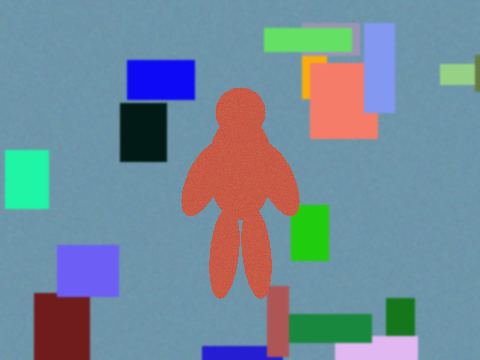
#> input picture HW3/samples/rgb_clutter.png, 480 x 360 px
$ python -i filtering_core.py   (imports and definitions only)   (older library calls are emulated)
#> lines starting #> are read from the running program, lines starting #| are printed output that depends on the picture
#> further down, picture is the input picture: shape (360, 480, 3); mean B, G, R 152.9, 138.5, 115.3
"""
filtering_core.py
=================

Spatial and Fourier-domain blurring, and the comparison that shows they match.

Convolution in space is multiplication in frequency (the convolution theorem).
Two details decide whether the numbers agree to machine precision:

  linear    zero-pad the image and the kernel, multiply the FFTs, crop back.
            This equals a spatial convolution that also sees zeros outside the image.
  circular  no padding. The DFT treats the image as tiling itself, which equals
            a spatial convolution with wrap-around borders.

A reflected border (the usual choice for a nice-looking blur) is a third,
different boundary condition, so it does NOT match either FFT. The blur is
still a low-pass filter; only the border pixels differ.

Kernel origin is the center pixel, so every kernel size must be odd.
cv2.filter2D computes correlation, not convolution, so matching it requires
flipping the kernel first. The flip is invisible for a symmetric Gaussian and
obvious for a diagonal motion blur.
"""

from __future__ import annotations

import time

import cv2
import numpy as np

BOUNDARIES = ("reflect", "constant", "wrap", "replicate")
MODES = ("linear", "circular")


def require_odd(size: int, name: str) -> int:
    size = int(size)
    if size < 1 or size % 2 == 0:
        raise ValueError(f"{name} must be a positive odd integer, got {size}.")
    return size


def box_kernel(size: int) -> np.ndarray:
    """Moving average: every tap equal, sums to 1."""
    size = require_odd(size, "size")
    kernel = np.ones((size, size), dtype=np.float64)
    return kernel / kernel.sum()


def gaussian_kernel(size: int, sigma: float) -> np.ndarray:
    """Sampled Gaussian. Its Fourier transform is another Gaussian, so this is a low-pass filter."""
    size = require_odd(size, "size")
    if sigma <= 0:
        raise ValueError("sigma must be positive.")
    ax = np.arange(size) - size // 2
    xx, yy = np.meshgrid(ax, ax)
    kernel = np.exp(-(xx ** 2 + yy ** 2) / (2.0 * sigma ** 2))
    return kernel / kernel.sum()


def disk_kernel(size: int) -> np.ndarray:
    """Pillbox / defocus blur: equal weight inside a disk."""
    size = require_odd(size, "size")
    ax = np.arange(size) - size // 2
    xx, yy = np.meshgrid(ax, ax)
    kernel = ((xx ** 2 + yy ** 2) <= (size / 2.0) ** 2).astype(np.float64)
    if kernel.sum() == 0:
        kernel[size // 2, size // 2] = 1.0
    return kernel / kernel.sum()


def motion_kernel(length: int, angle_deg: float) -> np.ndarray:
    """Straight-line blur, like camera motion. Asymmetric unless the line is horizontal or vertical."""
    length = require_odd(length, "length")
    kernel = np.zeros((length, length), dtype=np.float64)
    # One direction only (center pixel to the right). A full line through the
    # center is unchanged by a 180 degree flip, which would hide the difference
    # between convolution and correlation.
    kernel[length // 2, length // 2:] = 1.0
    center = ((length - 1) / 2.0, (length - 1) / 2.0)
    matrix = cv2.getRotationMatrix2D(center, float(angle_deg), 1.0)
    kernel = cv2.warpAffine(kernel, matrix, (length, length), flags=cv2.INTER_LINEAR, borderValue=0)
    total = kernel.sum()
    if total <= 0:
        kernel[length // 2, length // 2] = 1.0
        total = 1.0
    return kernel / total


# [11 lines left out: function make_kernel, not called in this run]


def _as_float(image: np.ndarray) -> np.ndarray:
    image = np.asarray(image)
    if image.dtype == np.uint8:
        return image.astype(np.float64)
    return image.astype(np.float64, copy=False)


def convolve_spatial(image: np.ndarray, kernel: np.ndarray, boundary: str = "reflect") -> np.ndarray:
    """Convolution as an explicit sum of shifted copies of the image.

    output[y, x] = sum_{i,j} kernel[i, j] * image[y + cy - i, x + cx - j]
    with cy, cx the center pixel of the kernel. `boundary` says what image
    values to use when that index falls outside the picture.
    """
    image = _as_float(image)
    kernel = np.asarray(kernel, dtype=np.float64)
    if kernel.ndim != 2:
        raise ValueError("kernel must be 2-D.")
    kh, kw = kernel.shape
    if kh % 2 == 0 or kw % 2 == 0:
        raise ValueError("kernel size must be odd so it has a center pixel.")
    if image.ndim == 3:
        channels = [convolve_spatial(image[:, :, c], kernel, boundary) for c in range(image.shape[2])]
        return np.stack(channels, axis=-1)
    if image.ndim != 2:
        raise ValueError("image must be grayscale or color.")
    if boundary not in BOUNDARIES:
        raise ValueError(f"boundary must be one of {BOUNDARIES}.")
    pad_mode = {"reflect": "reflect", "constant": "constant", "wrap": "wrap", "replicate": "edge"}[boundary]
    cy, cx = kh // 2, kw // 2
    padded = np.pad(image, ((cy, cy), (cx, cx)), mode=pad_mode)
    # Correlation with the flipped kernel is convolution. The flip is the
    # difference between sliding the kernel and the convolution sum above.
    flipped = kernel[::-1, ::-1]
    out = np.zeros_like(image)
    height, width = image.shape
    for i in range(kh):
        for j in range(kw):
            weight = flipped[i, j]
            if weight == 0.0:
                continue
            out += weight * padded[i:i + height, j:j + width]
    return out


def _centered_kernel(kernel: np.ndarray, shape: tuple[int, int]) -> np.ndarray:
    """Place a kernel so its center lies on index (0, 0), wrapping around. This is the circular-convolution alignment."""
    kh, kw = kernel.shape
    cy, cx = kh // 2, kw // 2
    placed = np.zeros(shape, dtype=np.float64)
    for i in range(kh):
        for j in range(kw):
            placed[(i - cy) % shape[0], (j - cx) % shape[1]] += kernel[i, j]
    return placed


def convolve_fft(image: np.ndarray, kernel: np.ndarray, mode: str = "linear") -> np.ndarray:
    """Convolution by multiplying Fourier transforms.

    linear:   zero-pad to (H + kh - 1, W + kw - 1), multiply, inverse FFT, crop
              back to the original size (the crop keeps the kernel's center).
    circular: no padding; the kernel center is wrapped to index (0, 0).
    """
    image = _as_float(image)
    kernel = np.asarray(kernel, dtype=np.float64)
    if kernel.ndim != 2 or kernel.shape[0] % 2 == 0 or kernel.shape[1] % 2 == 0:
        raise ValueError("kernel must be 2-D with odd size.")
    if mode not in MODES:
        raise ValueError(f"mode must be one of {MODES}.")
    if image.ndim == 3:
        channels = [convolve_fft(image[:, :, c], kernel, mode) for c in range(image.shape[2])]
        return np.stack(channels, axis=-1)
    height, width = image.shape
    kh, kw = kernel.shape
    if mode == "linear":
        shape = (height + kh - 1, width + kw - 1)
        full = np.fft.ifft2(np.fft.fft2(image, shape) * np.fft.fft2(kernel, shape)).real
        cy, cx = kh // 2, kw // 2
        return full[cy:cy + height, cx:cx + width]
    placed = _centered_kernel(kernel, (height, width))
    return np.fft.ifft2(np.fft.fft2(image) * np.fft.fft2(placed)).real


# [10 lines left out: function convolve_opencv, not called in this run]


def compare(a: np.ndarray, b: np.ndarray) -> dict:
    """How far apart two images are. max_abs near 1e-12 means they are the same up to rounding."""
    diff = np.asarray(a, dtype=np.float64) - np.asarray(b, dtype=np.float64)
    mse = float(np.mean(diff ** 2))
    max_abs = float(np.max(np.abs(diff))) if diff.size else 0.0
    peak = 255.0 if max(float(np.max(a)), float(np.max(b))) > 1.5 else 1.0
    psnr = float("inf") if mse == 0.0 else float(10.0 * np.log10((peak ** 2) / mse))
    return {"max_abs": max_abs, "rmse": float(np.sqrt(mse)), "mse": mse, "psnr_db": psnr}


def to_uint8(image: np.ndarray) -> np.ndarray:
    return np.clip(np.rint(np.asarray(image, dtype=np.float64)), 0, 255).astype(np.uint8)


# [15 lines left out: function difference_map, not called in this run]


def to_gray(image: np.ndarray) -> np.ndarray:
    image = _as_float(image)
    if image.ndim == 2:
        return image
    # OpenCV images are BGR.
    return 0.114 * image[:, :, 0] + 0.587 * image[:, :, 1] + 0.299 * image[:, :, 2]


# [29 lines left out: functions _spectrum_uint8, spectra, not called in this run]


def downscale(image: np.ndarray, max_side: int) -> tuple[np.ndarray, float]:
#> called with max_side = 160
    image = np.asarray(image)
    height, width = image.shape[:2]
#> height = 360; width = 480
    scale = min(1.0, float(max_side) / max(height, width))
#> scale = 0.333
    if scale >= 1.0:
        return image, 1.0
    size = (max(1, int(round(width * scale))), max(1, int(round(height * scale))))
#> size = (160, 120)
    return cv2.resize(image, size, interpolation=cv2.INTER_AREA), scale


def blur_pair(image: np.ndarray, kernel: np.ndarray, mode: str = "linear") -> dict:
    """Run both methods. `mode` selects the boundary condition that makes them equal."""
    boundary = "constant" if mode == "linear" else "wrap"
    started = time.perf_counter()
    spatial = convolve_spatial(image, kernel, boundary=boundary)
    spatial_s = time.perf_counter() - started
    started = time.perf_counter()
    frequency = convolve_fft(image, kernel, mode=mode)
    fft_s = time.perf_counter() - started
    return {
        "spatial": spatial,
        "frequency": frequency,
        "metrics": compare(spatial, frequency),
        "timing_s": {"spatial": spatial_s, "fft": fft_s},
        "boundary": boundary,
        "mode": mode,
    }


def timing_curve(image: np.ndarray, sizes: tuple[int, ...] = (3, 9, 21, 41)) -> list[dict]:
    """Spatial vs FFT time as the Gaussian grows. FFT wins once the kernel is large."""
    rows = []
    for size in sizes:
        kernel = gaussian_kernel(size, max(0.6, 0.18 * size))
        result = blur_pair(image, kernel, mode="linear")
        rows.append({
            "size": int(size),
            "sigma": round(max(0.6, 0.18 * size), 3),
            "spatial_s": result["timing_s"]["spatial"],
            "fft_s": result["timing_s"]["fft"],
            "max_abs": result["metrics"]["max_abs"],
        })
    return rows


def _kernel_cases() -> list[tuple[str, np.ndarray]]:
    return [
        ("box 5x5", box_kernel(5)),
        ("box 15x15", box_kernel(15)),
        ("gaussian 15 sigma 2.5", gaussian_kernel(15, 2.5)),
        ("gaussian 31 sigma 4", gaussian_kernel(31, 4.0)),
        ("disk 11", disk_kernel(11)),
        ("motion 15 at 25 deg", motion_kernel(15, 25.0)),
    ]


def run_experiment(image: np.ndarray, name: str = "image") -> dict:
    """One image, every kernel, both boundary conditions that the theorem predicts, plus reflect (which should NOT match)."""
    gray_or_color = downscale(image, 160)[0]
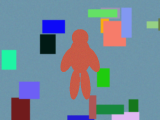
#> gray_or_color: shape (120, 160, 3); mean B, G, R 152.9, 138.5, 115.3
    rows = []
    for label, kernel in _kernel_cases():
        for mode in MODES:
            result = blur_pair(gray_or_color, kernel, mode=mode)
            rows.append({
                "image": name,
                "kernel": label,
                "mode": mode,
                "boundary": result["boundary"],
                "expected_match": True,
                **result["metrics"],
                "spatial_s": result["timing_s"]["spatial"],
                "fft_s": result["timing_s"]["fft"],
            })
        reflected = convolve_spatial(gray_or_color, kernel, boundary="reflect")
        linear = convolve_fft(gray_or_color, kernel, mode="linear")
        mismatch = compare(reflected, linear)
        rows.append({
            "image": name,
            "kernel": label,
            "mode": "linear",
            "boundary": "reflect",
            "expected_match": False,
            **mismatch,
            "spatial_s": None,
            "fft_s": None,
        })
#> this loop made 6 passes
#> pass 1, in compare, `diff = np.asarray(a, dtype=np.float64) - np.asarray(b, dtype=np.float64)`:
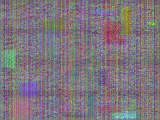
#> diff: shape (120, 160, 3) float64; mean B, G, R 8.12e-15, -5.34e-15, 1.12e-14; drawn with min black and max white
#> after the loop:
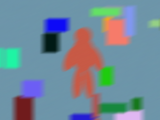
#> reflected: shape (120, 160, 3) float64; mean B, G, R 153, 138.4, 115.2
#> after the loop, rows = 18 items
    curve_image = downscale(image, 128)[0]
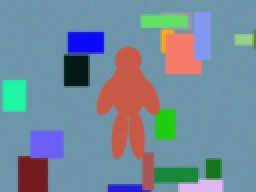
#> curve_image: shape (96, 128, 3) (shown 2 times larger); mean B, G, R 152.9, 138.5, 115.3
    if curve_image.ndim == 3:
        curve_image = to_gray(curve_image)
    return {"image": name, "rows": rows, "timing": timing_curve(curve_image)}
#> the loop in timing_curve, `for size in sizes:` made 4 passes
#> pass 1, in convolve_spatial (call 73), `padded = np.pad(image, ((cy, cy), (cx, cx)), mode=pad_mode)`:
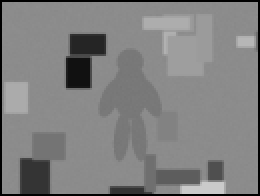
#> padded: shape (98, 130) float64 (shown 2 times larger); min 0, max 202.9, mean 128.5
#> pass 1, in blur_pair (call 13), `spatial = convolve_spatial(image, kernel, boundary=boundary)`:
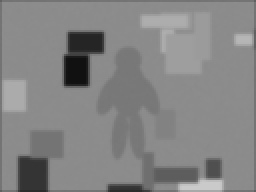
#> spatial: shape (96, 128) float64 (shown 2 times larger); min 17.95, max 202.9, mean 132.4
#> pass 1, in convolve_fft (call 73), `full = np.fft.ifft2(np.fft.fft2(image, shape) * np.fft.fft2(kernel, sh..`:
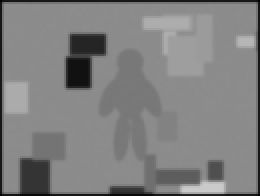
#> full: shape (98, 130) float64 (shown 2 times larger); min 3.88, max 202.9, mean 128.5
#> after the loop in timing_curve, `for size in sizes:`: rows = 4 items


# [78 lines left out: functions demo_image, worked_example_1d, _self_test, not called in this run]


# [2 lines not run here, left out]

>>> import cv2
>>> picture = cv2.imread('../HW3/samples/rgb_clutter.png')
>>> result = run_experiment(picture)
#> result = 3 items

$ run again, on HW3/samples/rgb_wall.png
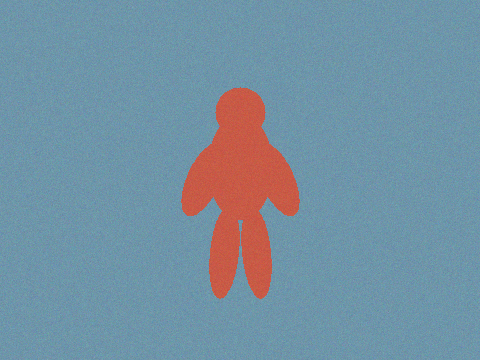
#> input picture HW3/samples/rgb_wall.png, 480 x 360 px
#> picture is the input picture: shape (360, 480, 3); mean B, G, R 161.8, 144.9, 116.5
#> the loop in run_experiment, `for label, kernel in _kernel_cases():` made 6 passes
#> pass 1, in compare, `diff = np.asarray(a, dtype=np.float64) - np.asarray(b, dtype=np.float64)`:
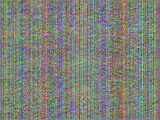
#> diff: shape (120, 160, 3) float64; mean B, G, R -9.39e-16, -3.83e-15, 6.88e-15; drawn with min black and max white
#> after the loop in run_experiment, `for label, kernel in _kernel_cases():`: rows = 18 items
#> the loop in timing_curve, `for size in sizes:` made 4 passes
#> pass 1, in convolve_fft (call 73), `full = np.fft.ifft2(np.fft.fft2(image, shape) * np.fft.fft2(kernel, sh..`:
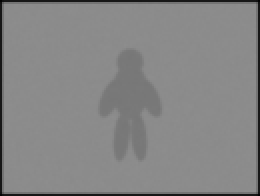
#> full: shape (98, 130) float64 (shown 2 times larger); min 3.84, max 141.9, mean 133.4
#> after the loop in timing_curve, `for size in sizes:`: rows = 4 items
#> `result = run_experiment(picture)`: result = 3 items
